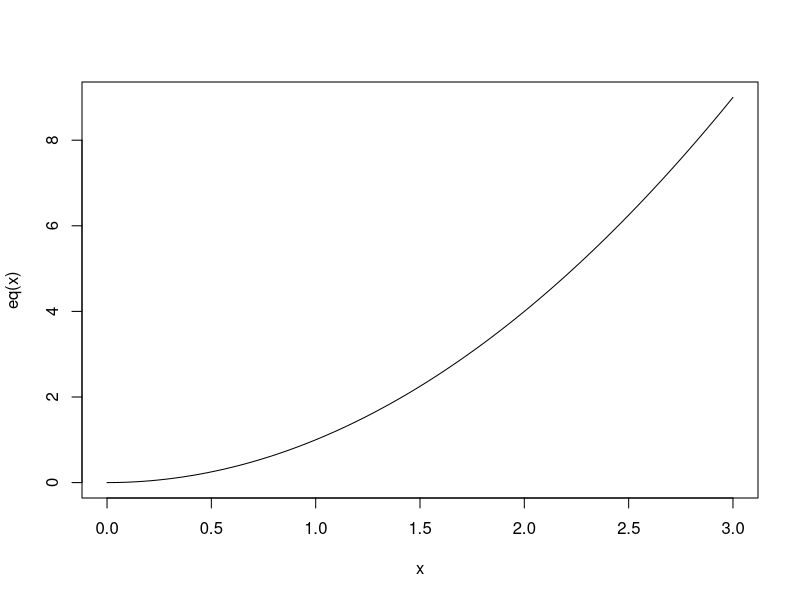

Write R code to recreate this figure. (Note: this script raises an error after producing the figure.)
library(ggplot2)

# POC
eq <- function(x) x^2
curve(eq, from=0, to=3)


# Solve this problem three different ways:
# what is the probabliity of a fair coin landing heads 30/100 times?

N <- 1000
P <- 0.5
p_ <- 0.45

# Use Binomial Distribution
pbinom(p_*N, N, P) %>% round(2)

# Use monte carlo simulation
mean(rbinom(N, N, P) <= p_*N) %>% round(2)

# Use normal distribution
pnorm(p_*N, mean=P*N, sd=sqrt(N*P*(1-P))) %>% round(2)

# use quadratic approximation
df <- rbinom(N, N, P)
df <- tibble(x = df) %>% 
  count(x, sort=TRUE) %>% 
  mutate(y = n/N)

# build poly model
df <- df %>% 
  mutate(x2 = x^2,
         x3 = x^3,
         x4 = x^4,
         x5 = x^5) %>% 
  select(-c(n))

model <- lm(y ~ ., data=df)
summary(model)

# this hsould look nice and normal
df$pred <- predict(model, df)
ggplot(data=df) +
  geom_point(aes(x=x, y=y)) +
  geom_smooth(aes(x=x, y=y)) +
  geom_vline(xintercept=P*N, color="dark red")

c <- coef(model) %>% as.vector
eq <- function(x) c[1] + x*c[2] + c[3]*x^2 + c[4]*x^3 + c[5]*x^4 + c[6]*x^5
curve(eq, from=460, to=540)
integrate(eq, lower=400, upper=450)

